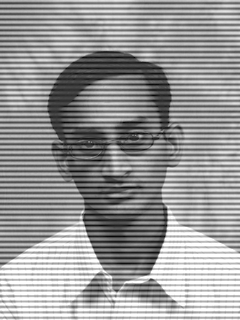
#> input picture Atividades - Transformada de Fourier/periodic_noise.png, 240 x 320 px
$ python transformadaFourier.py
#> lines starting #> are read from the running program, lines starting #| are printed output that depends on the picture
import numpy as np
import cv2
import matplotlib.pyplot as plt

# Função para calcular a Transformada de Fourier 2D
def calcular_transformada_fourier(imagem):
    f_transformada = np.fft.fft2(imagem)
    f_transformada_shifted = np.fft.fftshift(f_transformada)
    magnitude = np.abs(f_transformada_shifted)
    fase = np.angle(f_transformada_shifted)
    return magnitude, fase

# Função para calcular a Transformada Inversa de Fourier
def calcular_transformada_inversa_fourier(magnitude, fase):
    f_transformada_shifted = magnitude * np.exp(1j * fase)
    f_transformada = np.fft.ifftshift(f_transformada_shifted)
    imagem_reconstruida = np.fft.ifft2(f_transformada)
    return np.abs(imagem_reconstruida)

# Carregar uma imagem de exemplo
imagem = cv2.imread('periodic_noise.png', cv2.IMREAD_GRAYSCALE)
#> imagem is the input picture: shape (320, 240); min 1, max 255, mean 151.2

# Calcular a Transformada de Fourier
magnitude, fase = calcular_transformada_fourier(imagem)
#> in calcular_transformada_fourier, `fase = np.angle(f_transformada_shifted)`:
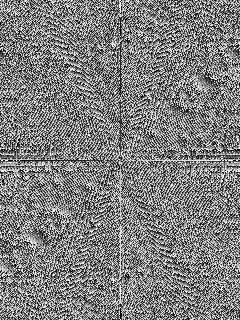
#> fase: shape (320, 240) float64; min -3.14, max 3.14, mean 4.09e-05; drawn with min black and max white

# Plotar o espectro e fase da imagem
plt.figure(figsize=(12, 6))
plt.subplot(1, 2, 1)
plt.imshow(np.log1p(magnitude), cmap='gray')
plt.title('Espectro')
plt.subplot(1, 2, 2)
plt.imshow(fase, cmap='gray')
plt.title('Fase')
plt.show()
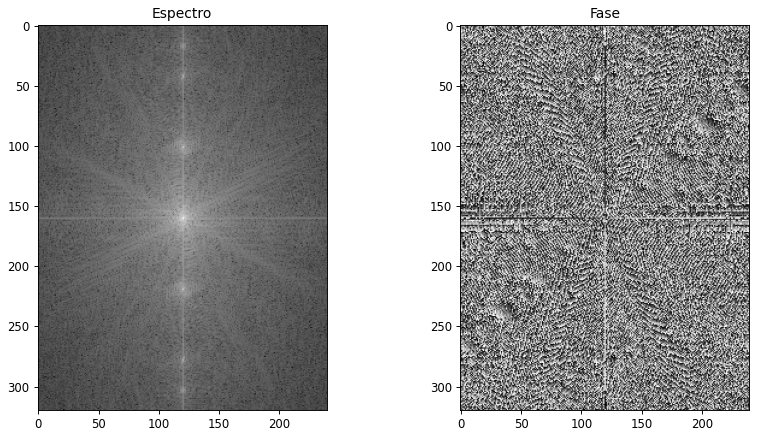
#> figure drawn by matplotlib, 2 panels

# Imagem reconstruida com a inversa de fourier
imagem_reconstruida = calcular_transformada_inversa_fourier(magnitude, fase)

# Plotar imagem reconstruida
plt.imshow(imagem_reconstruida, cmap='gray')
plt.show()

# Calcular a largura e a altura da imagem
altura, largura = imagem.shape
#> altura = 320; largura = 240

# Plotar o espectro 3D
fig = plt.figure(figsize=(8, 8))
ax = fig.add_subplot(111, projection='3d')
x, y = np.meshgrid(np.arange(-largura // 2, largura // 2), np.arange(-altura // 2, altura // 2))
ax.plot_surface(x, y, np.fft.fftshift(np.log1p(magnitude)), cmap='viridis')
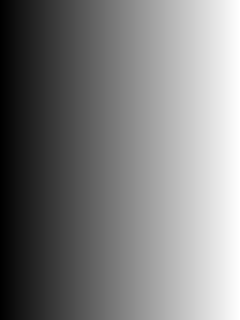
#> x: shape (320, 240) int64; min -120, max 119, mean -0.5; drawn with min black and max white
ax.set_title('Espectro 3D')
plt.show()
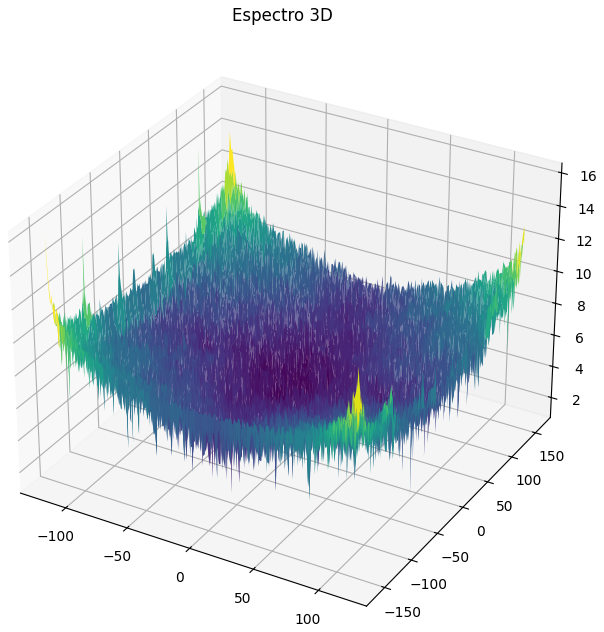
#> figure drawn by matplotlib, 1 panel

# Criar uma imagem de fundo branco e um quadrado simulando a função SINC
altura, largura = imagem.shape
imagem_sinc = np.zeros_like(imagem, dtype=np.float32)
centro_x, centro_y = largura // 2, altura // 2
#> centro_x = 120; centro_y = 160
tamanho_quadrado = 50
imagem_sinc[centro_y - tamanho_quadrado // 2:centro_y + tamanho_quadrado // 2,
            centro_x - tamanho_quadrado // 2:centro_x + tamanho_quadrado // 2] = 1.0

# Plotar a imagem SINC
plt.figure(figsize=(12, 6))
plt.imshow(imagem_sinc, cmap='gray')
plt.title('Imagem SINC')
plt.show()
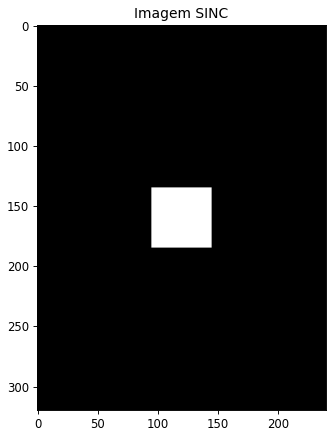
#> figure drawn by matplotlib, 1 panel

$ run again, with Atividades - Transformada de Fourier/Espectro e Fase.png copied over Atividades - Transformada de Fourier/periodic_noise.png
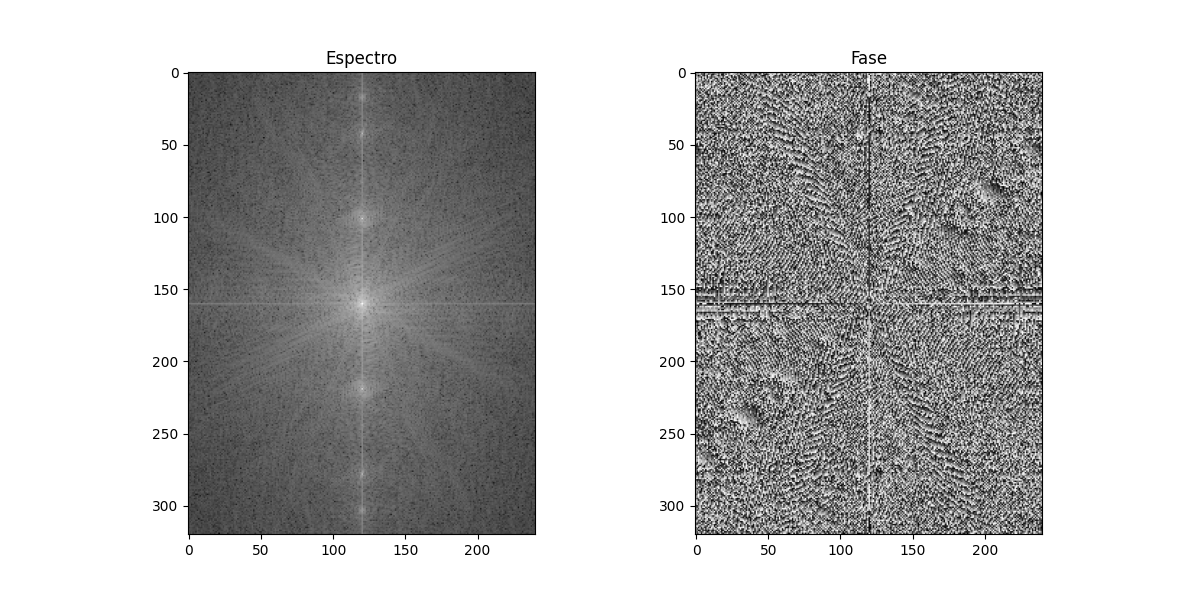
#> input picture Atividades - Transformada de Fourier/Espectro e Fase.png, 1200 x 600 px
#> imagem is the input picture: shape (600, 1200); min 0, max 255, mean 189.4
#> in calcular_transformada_fourier, `fase = np.angle(f_transformada_shifted)`:
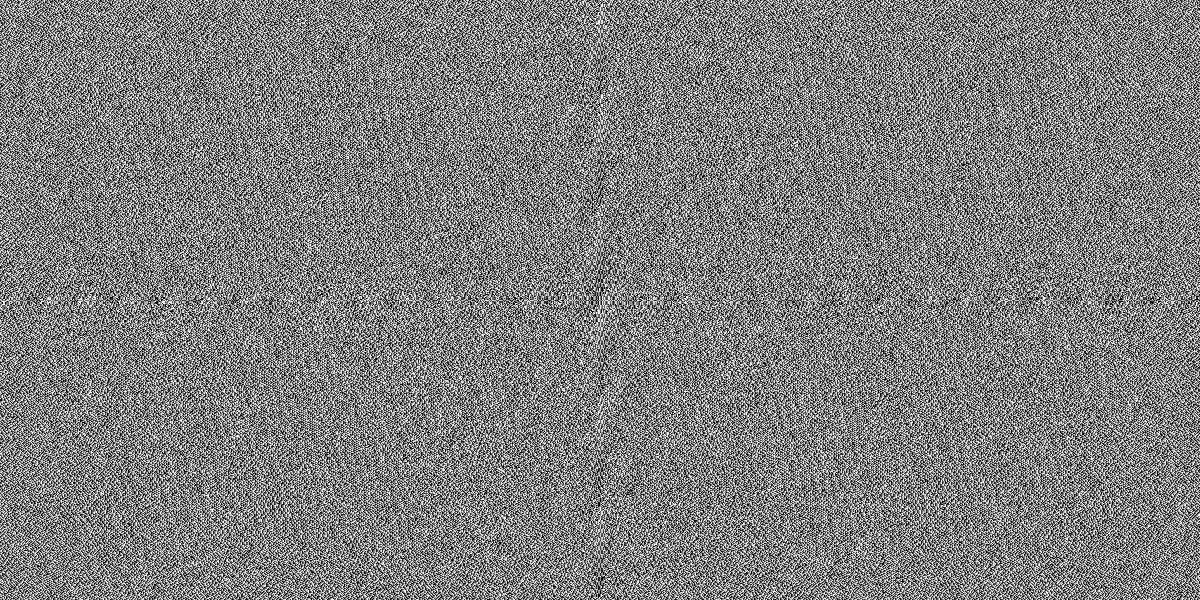
#> fase: shape (600, 1200) float64; min -3.14, max 3.14, mean 4.36e-06; drawn with min black and max white
#> `plt.show()`:
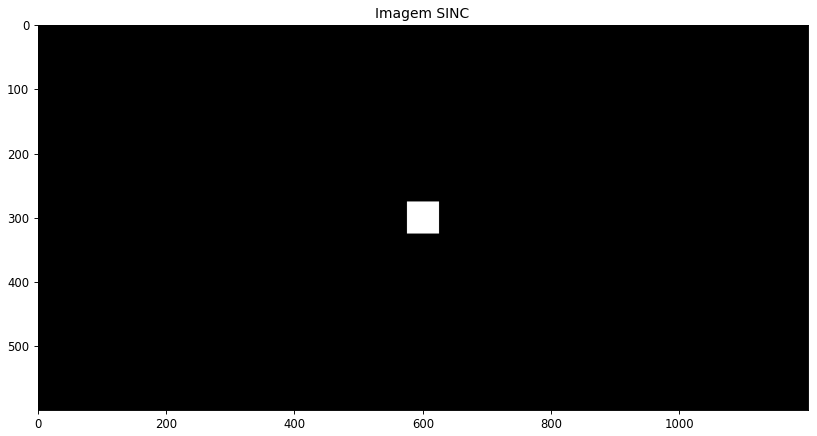
#> figure drawn by matplotlib, 1 panel
